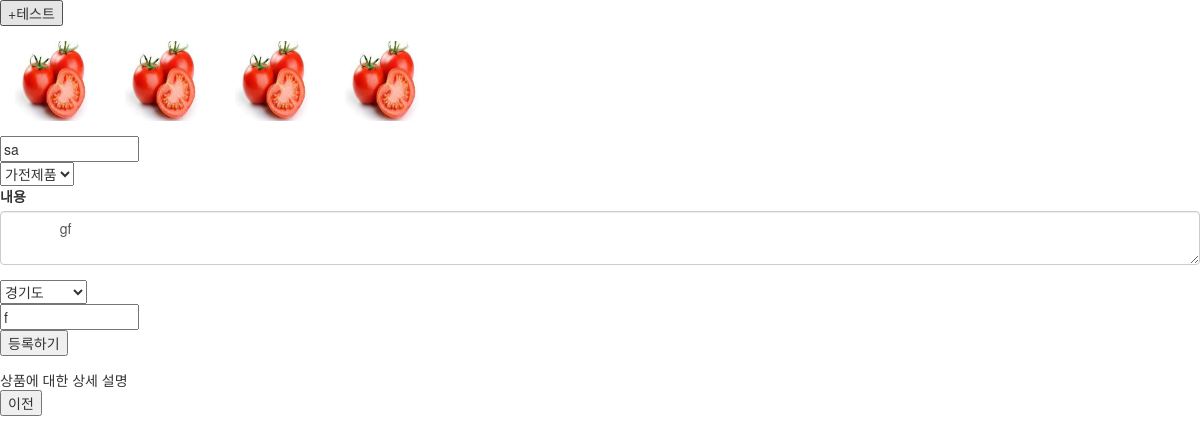
The page /edit/5/ on the database its author committed.
### product/models.py (models this page shows, shortened)
class Product(models.Model):
    id = models.AutoField(primary_key=True)
    title = models.CharField(default='', null=False, blank=False, max_length=50)
    category = models.CharField(default='', null=False, blank=False, max_length=10)
    content = models.TextField(default='', null=False, blank=False)
    writer = models.ForeignKey('account.User', on_delete=models.CASCADE, default=User.objects.first().pk)
    write_time = models.DateField(auto_now=True)
    location = models.CharField(default='', null=False, blank=False, max_length=10)
    hashtag = models.CharField(default='', null=True, blank=True, max_length=10)
    count = models.PositiveIntegerField(default=0)

### product/views.py (the view, shortened to what this page needs)
# urls.py: path('edit/<int:pk>/', pviews.editproduct),
def editproduct(request,pk):
    edit_product = Product.objects.get(id=pk)
    return render(request,'product_edit.html',{'product': edit_product})

### templates/product_edit.html (shortened to what this page needs)
<!DOCTYPE>
<html>
<head>
    <link href="https://stackpath.bootstrapcdn.com/bootstrap/3.4.1/css/bootstrap.min.css" rel="stylesheet">
    <link href="https://cdn.jsdelivr.net/npm/summernote@0.8.18/dist/summernote.min.css" rel="stylesheet">
</head>
<body>
<form name="uploadForm" method="post" action="/edit/{{ product.pk }}/">
    <button onclick="location.href=''">+테스트</button>
    <br>
    <table>
        <tr>
            <th style="padding:15px ;"><img
                    width="80" height="80"></th>
            <th style="padding:15px ;"><img
                    width="80" height="80"></th>
            <th style="padding:15px ;"><img
                    width="80" height="80"></th>
            <th style="padding:15px ;"><img
                    width="80" height="80"></th>
        </tr>
    </table>
    <input type="text" name="title" size="15" value="{{ product.title }}"><br>
    <select name="category">
        <option selected>{{ product.category }}</option>
    </select> <br>
    <div class="form-group">
        <label>내용</label>
        <textarea id=summernote name=summernote class="form-control">
            {{ product.content }}{{ form.content.value|default_if_none:'' }}
        </textarea>
    </div>
    <select name="location">
        <option value="0" selected>{{ product.location }}</option>
    </select><br>
    <input type="text" name='hashtag' size="15" value="{{ product.hashtag }}"><br>
    <button type="submit" onclick="bnt()">등록하기</button>
</form>
상품에 대한 상세 설명<br>
<button onclick="location.href='/list/'">이전</button>
</body>
</html>

### rows shown on the page
Product: title "sa", category "가전제품", summernote "gf", location "경기도", hashtag "f"
